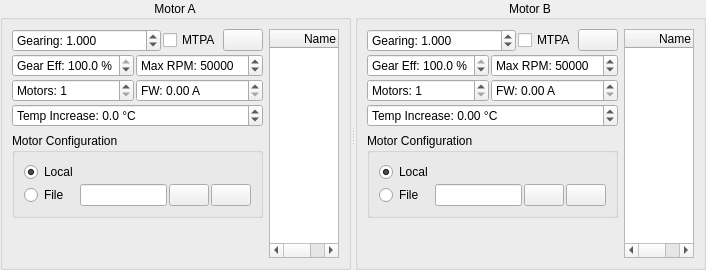
     <widget class="QSplitter" name="splitter_3">
      <property name="orientation">
       <enum>Qt::Horizontal</enum>
      </property>
      <widget class="QGroupBox" name="groupBox">
       <property name="title">
        <string>Motor A</string>
       </property>
       <property name="alignment">
        <set>Qt::AlignCenter</set>
       </property>
       <layout class="QHBoxLayout" name="horizontalLayout_7">
        <item>
         <layout class="QVBoxLayout" name="verticalLayout_2">
          <item>
           <layout class="QGridLayout" name="gridLayout_5">
            <property name="spacing">
             <number>2</number>
            </property>
            <item row="0" column="3">
             <widget class="QPushButton" name="m1SetupGearingButton">
              <property name="sizePolicy">
               <sizepolicy hsizetype="Fixed" vsizetype="Fixed">
                <horstretch>0</horstretch>
                <verstretch>0</verstretch>
               </sizepolicy>
              </property>
              <property name="toolTip">
               <string>Get gearing from config</string>
              </property>
              <property name="text">
               <string/>
              </property>
              <property name="icon">
               <iconset resource="../res.qrc">
                <normaloff>:/res/icons/motor_up.png</normaloff>:/res/icons/motor_up.png</iconset>
              </property>
             </widget>
            </item>
            <item row="3" column="0" colspan="4">
             <widget class="QDoubleSpinBox" name="m1TempIncBox">
              <property name="prefix">
               <string>Temp Increase: </string>
              </property>
              <property name="suffix">
               <string> °C</string>
              </property>
              <property name="decimals">
               <number>1</number>
              </property>
              <property name="minimum">
               <double>-200.000000000000000</double>
              </property>
              <property name="maximum">
               <double>200.000000000000000</double>
              </property>
             </widget>
            </item>
            <item row="2" column="0">
             <widget class="QDoubleSpinBox" name="m1MotorNumBox">
              <property name="toolTip">
               <string>Number of motors in parallel</string>
              </property>
              <property name="prefix">
               <string>Motors: </string>
              </property>
              <property name="decimals">
               <number>0</number>
              </property>
              <property name="minimum">
               <double>1.000000000000000</double>
              </property>
             </widget>
            </item>
            <item row="1" column="0">
             <widget class="QDoubleSpinBox" name="m1GearEfficiencyBox">
              <property name="prefix">
               <string>Gear Eff: </string>
              </property>
              <property name="suffix">
               <string> %</string>
              </property>
              <property name="decimals">
               <number>1</number>
              </property>
              <property name="minimum">
               <double>0.100000000000000</double>
              </property>
              <property name="maximum">
               <double>100.000000000000000</double>
              </property>
              <property name="singleStep">
               <double>0.200000000000000</double>
              </property>
              <property name="value">
               <double>100.000000000000000</double>
              </property>
             </widget>
            </item>
            <item row="0" column="0" colspan="2">
             <widget class="QDoubleSpinBox" name="m1GearingBox">
              <property name="sizePolicy">
               <sizepolicy hsizetype="MinimumExpanding" vsizetype="Fixed">
                <horstretch>0</horstretch>
                <verstretch>0</verstretch>
               </sizepolicy>
              </property>
              <property name="toolTip">
               <string>Gear Ratio</string>
              </property>
              <property name="prefix">
               <string>Gearing: </string>
              </property>
              <property name="decimals">
               <number>3</number>
              </property>
              <property name="minimum">
               <double>0.010000000000000</double>
              </property>
              <property name="maximum">
               <double>999.000000000000000</double>
              </property>
              <property name="singleStep">
               <double>0.050000000000000</double>
              </property>
              <property name="value">
               <double>1.000000000000000</double>
              </property>
             </widget>
            </item>
            <item row="2" column="1" colspan="3">
             <widget class="QDoubleSpinBox" name="m1FwBox">
              <property name="toolTip">
               <string>Field Weakening Current</string>
              </property>
              <property name="prefix">
               <string>FW: </string>
              </property>
              <property name="suffix">
               <string> A</string>
              </property>
              <property name="maximum">
               <double>999.000000000000000</double>
              </property>
             </widget>
            </item>
            <item row="1" column="1" colspan="3">
             <widget class="QDoubleSpinBox" name="m1MaxRpmBox">
              <property name="toolTip">
               <string>Maximum motor shaft RPM</string>
              </property>
              <property name="prefix">
               <string>Max RPM: </string>
              </property>
              <property name="decimals">
               <number>0</number>
              </property>
              <property name="maximum">
               <double>500000.000000000000000</double>
              </property>
              <property name="value">
               <double>50000.000000000000000</double>
              </property>
             </widget>
            </item>
            <item row="0" column="2">
             <widget class="QCheckBox" name="m1MtpaBox">
              <property name="text">
               <string>MTPA</string>
              </property>
             </widget>
            </item>
           </layout>
          </item>
          <item>
           <widget class="QGroupBox" name="groupBox_2">
            <property name="title">
             <string>Motor Configuration</string>
            </property>
            <layout class="QGridLayout" name="gridLayout">
             <property name="spacing">
              <number>2</number>
             </property>
             <item row="0" column="0">
              <widget class="QRadioButton" name="m1ConfLocalButton">
               <property name="toolTip">
                <string>Use mcconf from connected VESC</string>
               </property>
               <property name="text">
                <string>Local</string>
               </property>
               <property name="checked">
                <bool>true</bool>
               </property>
              </widget>
             </item>
             <item row="1" column="2">
              <widget class="QPushButton" name="m1ConfChooseButton">
               <property name="text">
                <string/>
               </property>
               <property name="icon">
                <iconset resource="../res.qrc">
                 <normaloff>:/res/icons/Open Folder-96.png</normaloff>:/res/icons/Open Folder-96.png</iconset>
               </property>
              </widget>
             </item>
             <item row="1" column="1">
              <widget class="QLineEdit" name="m1ConfFileEdit"/>
             </item>
             <item row="1" column="0">
              <widget class="QRadioButton" name="m1ConfFileButton">
               <property name="text">
                <string>File</string>
               </property>
              </widget>
             </item>
             <item row="1" column="3">
              <widget class="QPushButton" name="m1LoadConfButton">
               <property name="sizePolicy">
                <sizepolicy hsizetype="Fixed" vsizetype="Fixed">
                 <horstretch>0</horstretch>
                 <verstretch>0</verstretch>
                </sizepolicy>
               </property>
               <property name="toolTip">
                <string>Load selected motor configuration in VESC Tool</string>
               </property>
               <property name="text">
                <string/>
               </property>
               <property name="icon">
                <iconset resource="../res.qrc">
                 <normaloff>:/res/icons/motor_up.png</normaloff>:/res/icons/motor_up.png</iconset>
               </property>
              </widget>
             </item>
            </layout>
           </widget>
          </item>
          <item>
           <spacer name="verticalSpacer">
            <property name="orientation">
             <enum>Qt::Vertical</enum>
            </property>
            <property name="sizeHint" stdset="0">
             <size>
              <width>20</width>
              <height>40</height>
             </size>
            </property>
           </spacer>
          </item>
         </layout>
        </item>
        <item>
         <widget class="QTableWidget" name="m1PlotTable">
          <property name="editTriggers">
           <set>QAbstractItemView::NoEditTriggers</set>
          </property>
          <property name="alternatingRowColors">
           <bool>true</bool>
          </property>
          <property name="selectionMode">
           <enum>QAbstractItemView::ExtendedSelection</enum>
          </property>
          <property name="selectionBehavior">
           <enum>QAbstractItemView::SelectRows</enum>
          </property>
          <attribute name="horizontalHeaderStretchLastSection">
           <bool>true</bool>
          </attribute>
          <column>
           <property name="text">
            <string>Name</string>
           </property>
          </column>
          <column>
           <property name="text">
            <string>Value</string>
           </property>
          </column>
          <column>
           <property name="text">
            <string>Plot Scale</string>
           </property>
          </column>
         </widget>
        </item>
       </layout>
      </widget>
      <widget class="QGroupBox" name="m2Box">
       <property name="title">
        <string>Motor B</string>
       </property>
       <property name="alignment">
        <set>Qt::AlignCenter</set>
       </property>
       <property name="flat">
        <bool>false</bool>
       </property>
       <layout class="QHBoxLayout" name="horizontalLayout_6">
        <item>
         <layout class="QVBoxLayout" name="verticalLayout_4">
          <item>
           <layout class="QGridLayout" name="gridLayout_6">
            <property name="spacing">
             <number>2</number>
            </property>
            <item row="0" column="0" colspan="2">
             <widget class="QDoubleSpinBox" name="m2GearingBox">
              <property name="sizePolicy">
               <sizepolicy hsizetype="MinimumExpanding" vsizetype="Fixed">
                <horstretch>0</horstretch>
                <verstretch>0</verstretch>
               </sizepolicy>
              </property>
              <property name="toolTip">
               <string>Gear Ratio</string>
              </property>
              <property name="prefix">
               <string>Gearing: </string>
              </property>
              <property name="decimals">
               <number>3</number>
              </property>
              <property name="minimum">
               <double>0.010000000000000</double>
              </property>
              <property name="maximum">
               <double>999.000000000000000</double>
              </property>
              <property name="singleStep">
               <double>0.050000000000000</double>
              </property>
              <property name="value">
               <double>1.000000000000000</double>
              </property>
             </widget>
            </item>
            <item row="1" column="1" colspan="3">
             <widget class="QDoubleSpinBox" name="m2MaxRpmBox">
              <property name="toolTip">
               <string>Maximum motor shaft RPM</string>
              </property>
              <property name="prefix">
               <string>Max RPM: </string>
              </property>
              <property name="decimals">
               <number>0</number>
              </property>
              <property name="maximum">
               <double>500000.000000000000000</double>
              </property>
              <property name="value">
               <double>50000.000000000000000</double>
              </property>
             </widget>
            </item>
            <item row="2" column="1" colspan="3">
             <widget class="QDoubleSpinBox" name="m2FwBox">
              <property name="toolTip">
               <string>Field Weakening Current</string>
              </property>
              <property name="prefix">
               <string>FW: </string>
              </property>
              <property name="suffix">
               <string> A</string>
              </property>
              <property name="maximum">
               <double>999.000000000000000</double>
              </property>
             </widget>
            </item>
            <item row="3" column="0" colspan="4">
             <widget class="QDoubleSpinBox" name="m2TempIncBox">
              <property name="prefix">
               <string>Temp Increase: </string>
              </property>
              <property name="suffix">
               <string> °C</string>
              </property>
              <property name="minimum">
               <double>-200.000000000000000</double>
              </property>
              <property name="maximum">
               <double>200.000000000000000</double>
              </property>
             </widget>
            </item>
            <item row="0" column="3">
             <widget class="QPushButton" name="m2SetupGearingButton">
              <property name="sizePolicy">
               <sizepolicy hsizetype="Fixed" vsizetype="Fixed">
                <horstretch>0</horstretch>
                <verstretch>0</verstretch>
               </sizepolicy>
              </property>
              <property name="toolTip">
               <string>Get gearing from config</string>
              </property>
              <property name="text">
               <string/>
              </property>
              <property name="icon">
               <iconset resource="../res.qrc">
                <normaloff>:/res/icons/motor_up.png</normaloff>:/res/icons/motor_up.png</iconset>
              </property>
             </widget>
            </item>
            <item row="2" column="0">
             <widget class="QDoubleSpinBox" name="m2MotorNumBox">
              <property name="toolTip">
               <string>Number of motors in parallel</string>
              </property>
              <property name="prefix">
               <string>Motors: </string>
              </property>
              <property name="decimals">
               <number>0</number>
              </property>
              <property name="minimum">
               <double>1.000000000000000</double>
              </property>
             </widget>
            </item>
            <item row="1" column="0">
             <widget class="QDoubleSpinBox" name="m2GearEfficiencyBox">
              <property name="prefix">
               <string>Gear Eff: </string>
              </property>
              <property name="suffix">
               <string> %</string>
              </property>
              <property name="decimals">
               <number>1</number>
              </property>
              <property name="minimum">
               <double>0.100000000000000</double>
              </property>
              <property name="maximum">
               <double>100.000000000000000</double>
              </property>
              <property name="singleStep">
               <double>0.200000000000000</double>
              </property>
              <property name="value">
               <double>100.000000000000000</double>
              </property>
             </widget>
            </item>
            <item row="0" column="2">
             <widget class="QCheckBox" name="m2MtpaBox">
              <property name="text">
               <string>MTPA</string>
              </property>
             </widget>
            </item>
           </layout>
          </item>
          <item>
           <widget class="QGroupBox" name="groupBox_4">
            <property name="title">
             <string>Motor Configuration</string>
            </property>
            <layout class="QGridLayout" name="gridLayout_2">
             <property name="spacing">
              <number>2</number>
             </property>
             <item row="1" column="1">
              <widget class="QLineEdit" name="m2ConfFileEdit"/>
             </item>
             <item row="1" column="2">
              <widget class="QPushButton" name="m2ConfChooseButton">
               <property name="text">
                <string/>
               </property>
               <property name="icon">
                <iconset resource="../res.qrc">
                 <normaloff>:/res/icons/Open Folder-96.png</normaloff>:/res/icons/Open Folder-96.png</iconset>
               </property>
              </widget>
             </item>
             <item row="0" column="0">
              <widget class="QRadioButton" name="m2ConfLocalButton">
               <property name="toolTip">
                <string>Use mcconf from connected VESC</string>
               </property>
               <property name="text">
                <string>Local</string>
               </property>
               <property name="checked">
                <bool>true</bool>
               </property>
              </widget>
             </item>
             <item row="1" column="0">
              <widget class="QRadioButton" name="m2ConfFileButton">
               <property name="text">
                <string>File</string>
               </property>
              </widget>
             </item>
             <item row="1" column="3">
              <widget class="QPushButton" name="m2LoadConfButton">
               <property name="sizePolicy">
                <sizepolicy hsizetype="Fixed" vsizetype="Fixed">
                 <horstretch>0</horstretch>
                 <verstretch>0</verstretch>
                </sizepolicy>
               </property>
               <property name="toolTip">
                <string>Load selected motor configuration in VESC Tool</string>
               </property>
               <property name="text">
                <string/>
               </property>
               <property name="icon">
                <iconset resource="../res.qrc">
                 <normaloff>:/res/icons/motor_up.png</normaloff>:/res/icons/motor_up.png</iconset>
               </property>
              </widget>
             </item>
            </layout>
           </widget>
          </item>
          <item>
           <spacer name="verticalSpacer_3">
            <property name="orientation">
             <enum>Qt::Vertical</enum>
            </property>
            <property name="sizeHint" stdset="0">
             <size>
              <width>20</width>
              <height>40</height>
             </size>
            </property>
           </spacer>
          </item>
         </layout>
        </item>
        <item>
         <widget class="QTableWidget" name="m2PlotTable">
          <property name="editTriggers">
           <set>QAbstractItemView::NoEditTriggers</set>
          </property>
          <property name="alternatingRowColors">
           <bool>true</bool>
          </property>
          <property name="selectionMode">
           <enum>QAbstractItemView::ExtendedSelection</enum>
          </property>
          <property name="selectionBehavior">
           <enum>QAbstractItemView::SelectRows</enum>
          </property>
          <attribute name="horizontalHeaderStretchLastSection">
           <bool>true</bool>
          </attribute>
          <column>
           <property name="text">
            <string>Name</string>
           </property>
          </column>
          <column>
           <property name="text">
            <string>Value</string>
           </property>
          </column>
          <column>
           <property name="text">
            <string>Plot Scale</string>
           </property>
          </column>
         </widget>
        </item>
       </layout>
      </widget>
     </widget>
